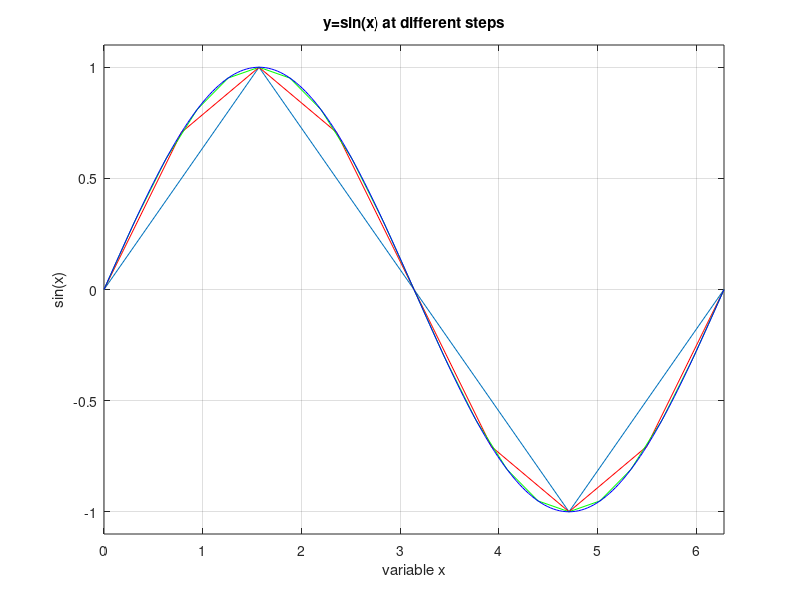

Source code (MATLAB):

% A program of type script
% Program name is ex404.m 
% To accompany the textbook:
% Applications of MATLAB: Numerical Solutions.
% By Yasin A. Shiboul
% To run this program, enter its name,'ex404' in the command window.
clear all
x = 0:pi/2:2*pi;
y = sin(x);
plot(x,y)
hold
x = 0:pi/4:2*pi;
y = sin(x);
plot(x,y,'r')
x = 0:pi/10:2*pi;
y = sin(x);
plot(x,y,'g')
x = 0:pi/100:2*pi;
y=sin(x);
plot(x,y,'b')
axis([0,2*pi,-1.1,1.1])
xlabel('variable x')
ylabel('sin(x)')
title('y=sin(x) at different steps')
grid on
